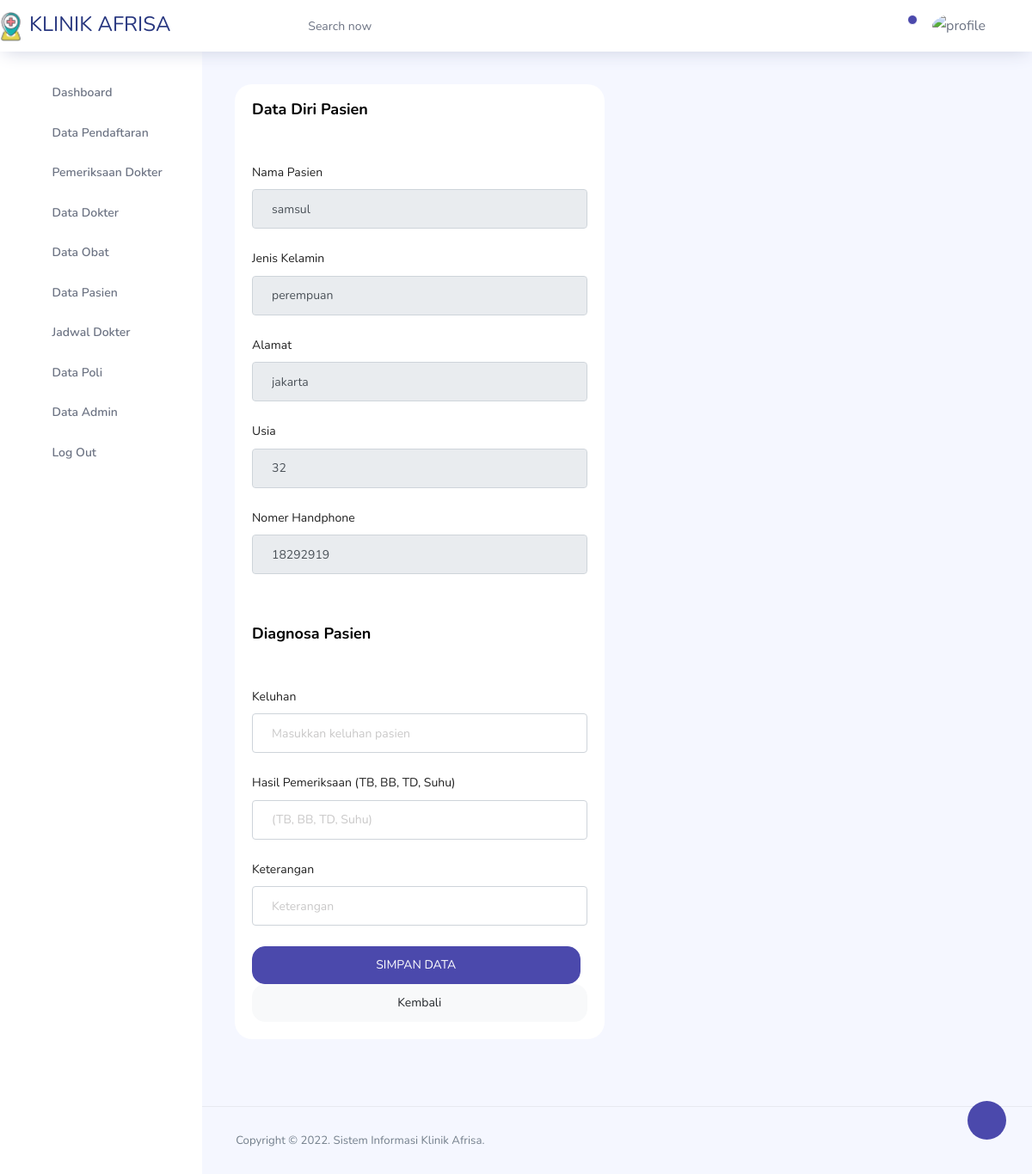
/admin/admin/pemeriksaan_dokter.php?id_user=pasien6964, run on the app's committed database.
### tables this page shows
CREATE TABLE `pasien` (
  `id_user` varchar(10) NOT NULL,
  `nama_pasien` varchar(100) NOT NULL,
  `alamat` varchar(50) NOT NULL,
  `no_hp` varchar(14) NOT NULL,
  `username` varchar(50) NOT NULL,
  `password` text NOT NULL,
  `level` varchar(15) NOT NULL,
  `gambar` text NOT NULL,
  `jenis_kelamin` varchar(55) NOT NULL,
  `usia` int(11) NOT NULL,
  `tgl_lahir` date NOT NULL
);

### admin/admin/pemeriksaan_dokter.php (the view, shortened to what this page needs)
<?php
include 'template/header.php';
include 'template/navbar.php';
?>
<div class="main-panel">
    <div class="content-wrapper">
        <div class="row">
            <div class="col-md-6 grid-margin stretch-card">
                <div class="card">
                    <?php
                    $id_user = $_GET['id_user'];
                    $sql = mysqli_query($kon, "SELECT * FROM pasien WHERE id_user='$id_user'");
                    if (mysqli_num_rows($sql) == 0) {
                        header("Location: datapasien.php");
                    } else {
                        $row = mysqli_fetch_assoc($sql);
                    }
                    ?>
                    <div class="card-body">
                        <h4 class="card-title">Data Diri Pasien</h4>
                        <p class="card-description">
                            <BR>
                        </p>
                        <form class="form-horizontal style-form" action="" method="post" enctype="multipart/form-data" name="form1" id="form1">
                            <div class="form-group">
                                <label for="exampleInputEmail1">Nama Pasien</label>
                                <input type="text" class="form-control" id="nama_pasien" name="nama_pasien" value="<?php echo $row['nama_pasien']; ?>" placeholder="Enter Full Name" readonly>
                            </div>
                            <div class="form-group">
                                <label for="exampleInputEmail1">Jenis Kelamin</label>
                                <input type="text" class="form-control" id="jenis_kelamin" name="jenis_kelamin" value="<?php echo $row['jenis_kelamin']; ?>" placeholder="Enter Full Name" readonly>
                            </div>
                            <div class="form-group">
                                <label for="exampleInputEmail1">Alamat</label>
                                <input type="text" class="form-control" id="alamat" name="alamat" value="<?php echo $row['alamat']; ?>" placeholder="alamat" readonly>
                            </div>
                            <div class="form-group">
                                <label for="exampleInputEmail1">Usia</label>
                                <input type="text" class="form-control" id="usia" name="usia" value="<?php echo $row['usia']; ?>" placeholder="usia" readonly>
                            </div>
                            <div class="form-group">
                                <label for="exampleInputEmail1">Nomer Handphone</label>
                                <input type="text" class="form-control" id="no_hp" name="no_hp" value="<?php echo $row['no_hp']; ?>" placeholder="Enter Mobile Number" readonly>
                            </div>
                        </form>
                    </div>
                    <div class="card-body">
                        <h4 class="card-title">Diagnosa Pasien</h4>
                        <p class="card-description">
                            <BR>
                        </p>
                        <form class="form-horizontal style-form" action="" method="post" enctype="multipart/form-data" name="form1" id="form1">
                            <div class="row clearfix">
                                <div class="col-lg-12 col-md-12 col-sm-12 col-xs-12">
                                    <div class="card">
                                        <form class="forms-sample" action="Konfirmasi_pemeriksaan.php" method="post">
                                            <div class="form-group">
                                                <label for="exampleInputEmail1">Keluhan</label>
                                                <input type="text" class="form-control" id="keluhan" name="keluhan" placeholder="Masukkan keluhan pasien">
                                            </div>
                                            <div class="form-group">
                                                <label for="exampleInputEmail1">Hasil Pemeriksaan (TB, BB, TD, Suhu)</label>
                                                <input type="text" class="form-control" id="hasil_pemeriksaan" name="hasil_pemeriksaan" placeholder="(TB, BB, TD, Suhu)">
                                            </div>
                                            <div class="form-group">
                                                <label for="exampleInputEmail1">Keterangan</label>
                                                <input type="text" class="form-control" id="keterangan" name="keterangan" placeholder="Keterangan">
                                            </div>
                                            <button type="submit" name="simpan" class="btn btn-primary mr-2">SIMPAN DATA</button>
                                            <button class="btn btn-light">Kembali</button>
                                        </form>
                                    </div>
                                </div>
                            </div>
                        </form>
                    </div>
                </div>
            </div>
        </div>
    </div>
    <?php include 'template/footer.php'; ?>
</div>
</div>
</div>
</body>
</html>

### data on the page
pasien: nama_pasien "samsul", jenis_kelamin "perempuan", alamat "jakarta", usia "32", no_hp "18292919"
